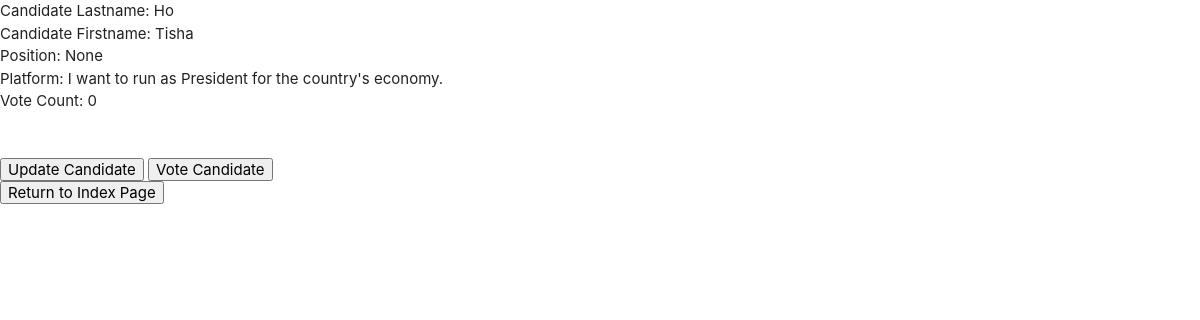
Page /votes/1/ on the committed database.
### votes/models.py (models this page shows, shortened)
class Candidate(models.Model):
    firstname = models.CharField(max_length=100)
    lastname = models.CharField(max_length=100)
    position = models.ForeignKey(Position,
                on_delete=models.CASCADE,
                related_name='positions',
                null=True, blank=True)
    birthdate = models.DateField("Birthdate")
    platform = models.TextField(max_length=500)

### votes/views.py (the view)
# urls.py: path('<int:candidate_id>/', views.candidate_detail, name='candidate_detail'),
def candidate_detail(request, candidate_id):
    context = {}
    context['candidate'] = Candidate.objects.get(id=candidate_id)
    return render(request, 'candidate_detail.html', context)

### votes/templates/candidate_detail.html (shortened to what this page needs)
{% extends 'base.html' %}
{% block body  %}
  Candidate Lastname: {{ candidate.lastname }}<br />
  Candidate Firstname: {{ candidate.firstname }}<br />
  Position: {{ candidate.position }}<br />
  Platform: {{ candidate.platform }}<br />
  Vote Count: {{ candidate.candidates.all.count }} <br />
  <br /><br />
  <a href="{% url 'votes:candidate_update' candidate.id%}"><input type="submit" value="Update Candidate"></a>
  <input type="submit" value="Vote Candidate">
  <br />
  <a href="{% url 'votes:index' %}"><input type="submit" value="Return to Index Page"></a>
{% endblock %}

### rows in the picture
Candidate: lastname "Ho", firstname "Tisha", position "None", platform "I want to run as President for the country's economy.", candidates.all.count "0"
